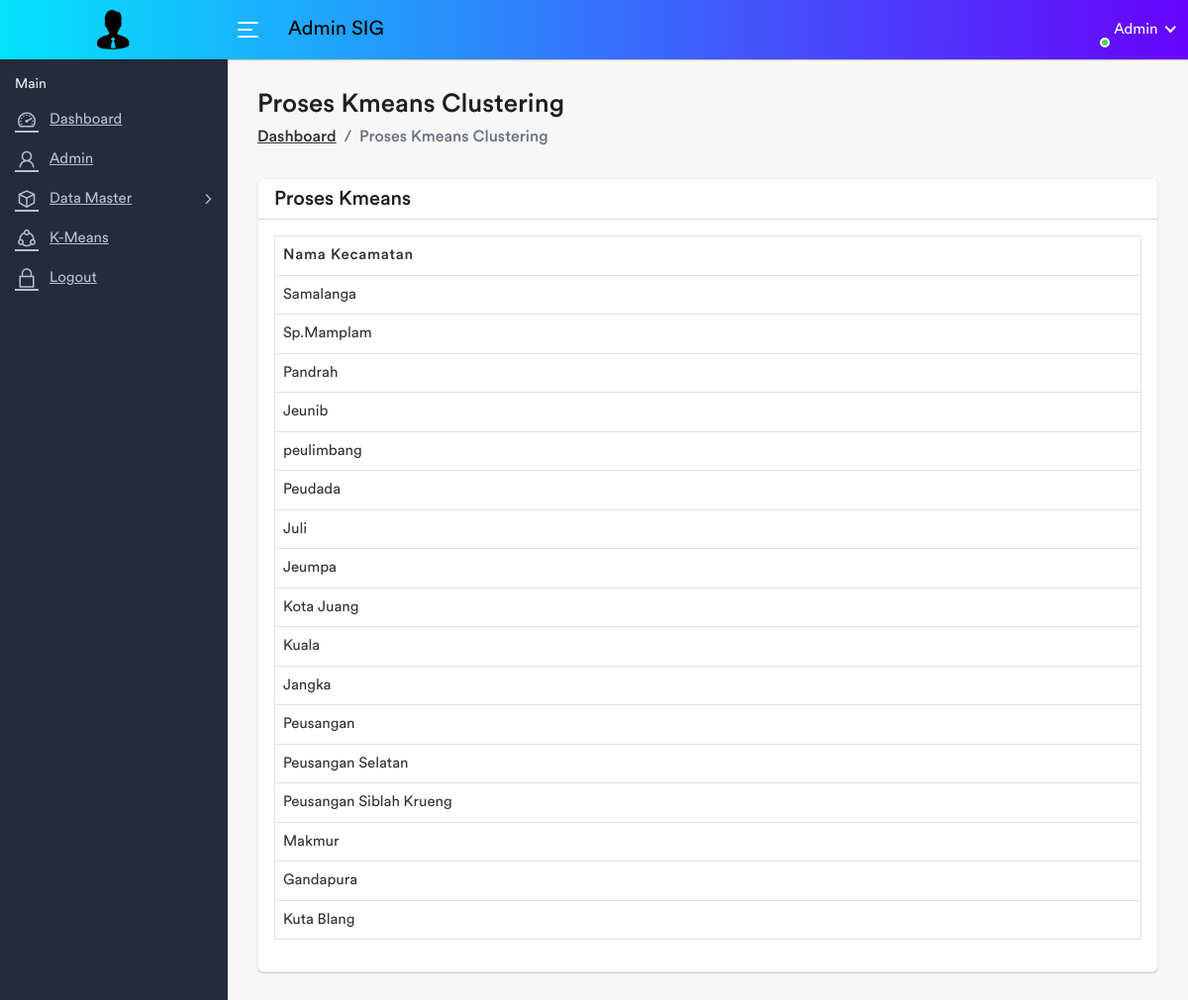
Page /admin/kmeans_nilai.php (signed in) on the committed database.
### tables this page shows
CREATE TABLE `kecamatan` (
  `kecamatan_id` int(11) NOT NULL,
  `kecamatan_nama` varchar(100) NOT NULL,
  `kecamatan_alamat` varchar(100) NOT NULL,
  `kecamatan_latitude` varchar(100) NOT NULL,
  `kecamatan_longtitude` varchar(100) NOT NULL,
  `kecamatan_foto` varchar(200) NOT NULL
);

### admin/kmeans_nilai.php (the view, shortened to what this page needs)
<?php
include "header.php";
?>
<div class="page-wrapper">
	<div class="content container-fluid">
		<div class="page-header">
			<div class="row align-items-center">
				<div class="col">
					<h3 class="page-title">Proses Kmeans Clustering</h3>
					<ul class="breadcrumb">
						<li class="breadcrumb-item"><a href="index.php">Dashboard</a></li>
						<li class="breadcrumb-item active">Proses Kmeans Clustering</li>
					</ul>
				</div>
			</div>
		</div>
		<div class="row">
			<div class="col-sm-12">
				<div class="card mb-0">
					<div class="card-header">
						<h4 class="card-title mb-0">Proses Kmeans</h4>
					</div>
					<div class="card-body">
						<div class="table-responsive">
							<table id="example2" class="table table-bordered table-hover">
								<thead>
									<tr>
										<th width="15%">Nama Kecamatan</th>
									</tr>
								</thead>
								<tbody>
									<?php
									$data = mysqli_query($koneksi,"select * from kecamatan");
									while($d=mysqli_fetch_array($data)){
										?>
										<tr>
											<td><?php echo $d['kecamatan_nama'] ?></td>
										</tr>
										<?php
									}
									?>
								</tbody>
							</table>
						</div>
					</div>
				</div>
			</div>
		</div>
	</div>
</div>
<?php include 'footer.php' ?>

### rows in the picture
kecamatan: kecamatan_nama "Samalanga"
kecamatan: kecamatan_nama "Sp.Mamplam"
kecamatan: kecamatan_nama "Pandrah"
kecamatan: kecamatan_nama "Jeunib"
kecamatan: kecamatan_nama "peulimbang"
kecamatan: kecamatan_nama "Peudada"
kecamatan: kecamatan_nama "Juli"
kecamatan: kecamatan_nama "Jeumpa"
kecamatan: kecamatan_nama "Kota Juang"
kecamatan: kecamatan_nama "Kuala"
kecamatan: kecamatan_nama "Jangka"
kecamatan: kecamatan_nama "Peusangan"
kecamatan: kecamatan_nama "Peusangan Selatan"
kecamatan: kecamatan_nama "Peusangan Siblah Krueng"
kecamatan: kecamatan_nama "Makmur"
kecamatan: kecamatan_nama "Gandapura"
kecamatan: kecamatan_nama "Kuta Blang"
